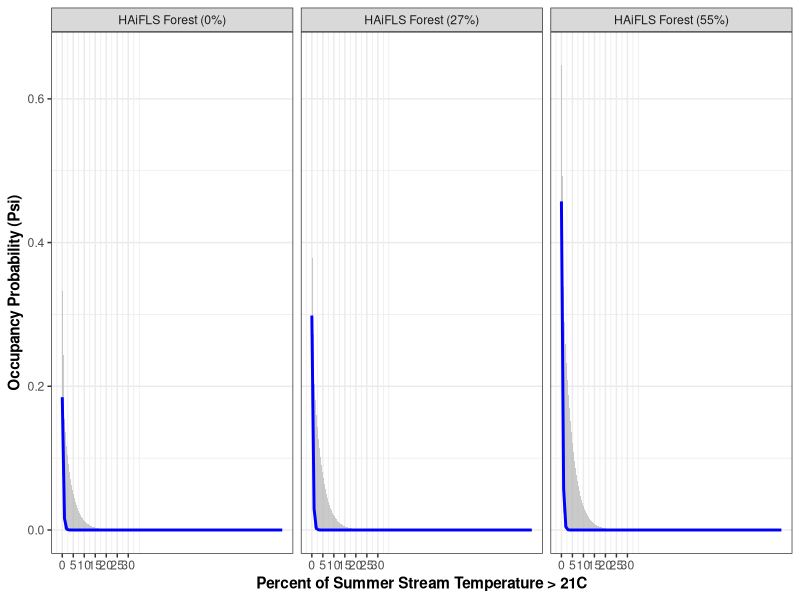
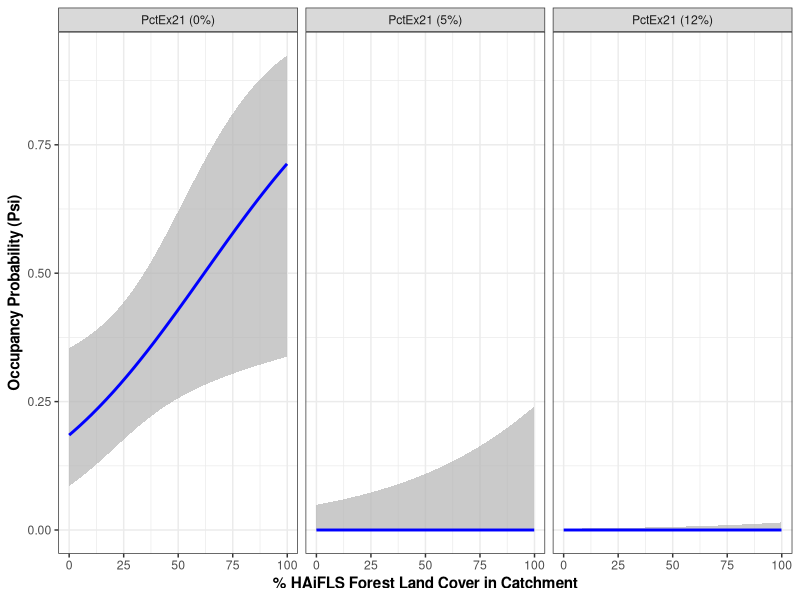
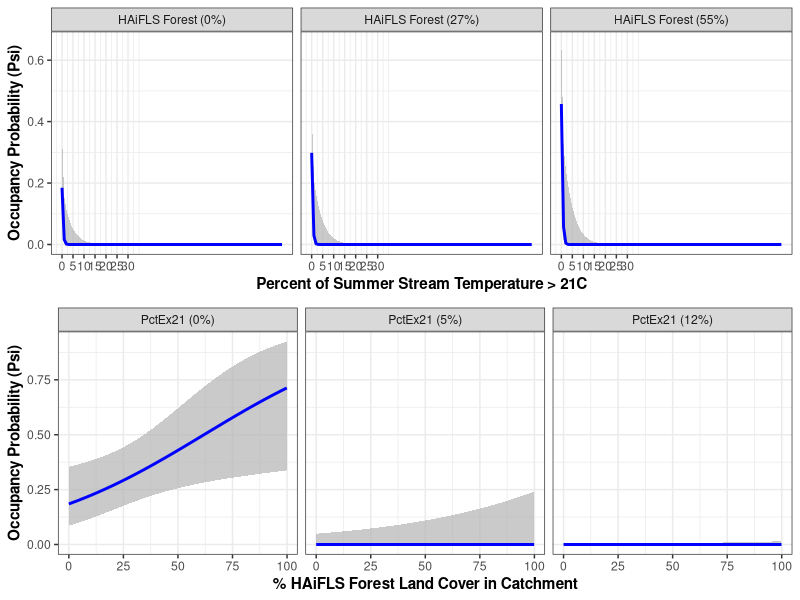
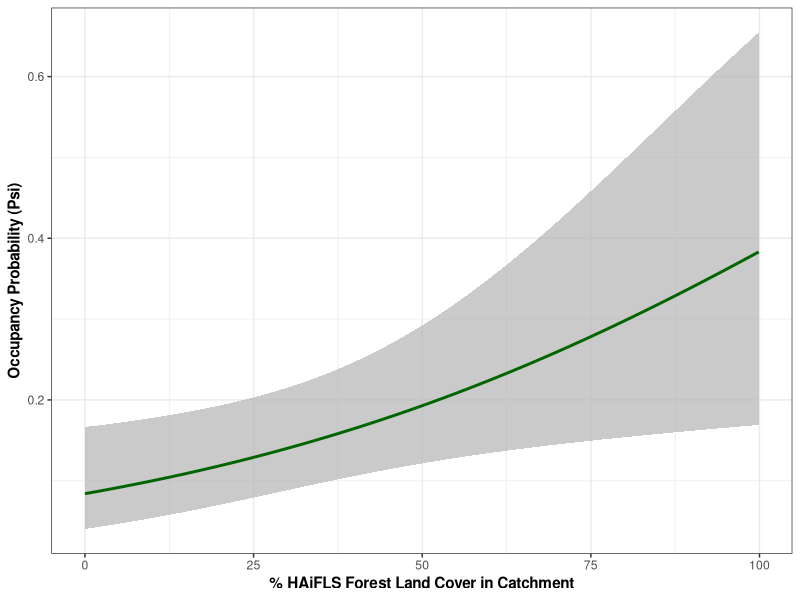

Write R code to recreate these figures, in order.
###########################################################################################
#~~~~~~~~~~~~~~~~~~~~~~~~~~~~~~~~~~~~~~~~~~~~~~~~~~~~~~~~~~~~~~~~~~~~~~~~~~~~~~~~~~~~~~~~~~
#                        Visualizing Brook Trout Occupancy Results

# We have predictions of Psi and p as functions of (pctex21 & HAiFLS_for) and (Effort_sec)
#~~~~~~~~~~~~~~~~~~~~~~~~~~~~~~~~~~~~~~~~~~~~~~~~~~~~~~~~~~~~~~~~~~~~~~~~~~~~~~~~~~~~~~~~~~
###########################################################################################


library(tidyverse)
library(cowplot)

#load data
Psi.temp <- read_csv("Data/Thesis/Tidy/Psi_predictions_pctex21.csv", col_names = T)
Psi.forest <- read_csv("Data/Thesis/Tidy/Psi_predictions_HAiFLS_for.csv", col_names = T)
p.effort <- read_csv("Data/Thesis/Tidy/P_predictions_effort.csv", col_names = T)
Psi.for_Cat <- read_csv("Data/Thesis/Tidy/BKT_Catchment_Model_Predictions.csv", col_names = T)

# Add column that translates the value of the constant covariate to a factor with three levels

Psi.temp2 <- Psi.temp %>%
  mutate(For_Status = ifelse(HAiFLS_for==0,"HAiFLS Forest (0%)",ifelse(HAiFLS_for<27,"HAiFLS Forest (27%)", ifelse(HAiFLS_for>50,"HAiFLS Forest (55%)", "NA"))))
Psi.temp2$For_Status <- factor(Psi.temp2$For_Status, c("HAiFLS Forest (0%)","HAiFLS Forest (27%)","HAiFLS Forest (55%)"))

Psi.forest2 <- Psi.forest %>%
  mutate(P21_Status = ifelse(pctex21==0,"PctEx21 (0%)",ifelse(pctex21<6,"PctEx21 (5%)", ifelse(pctex21>10,"PctEx21 (12%)", "NA"))))
Psi.forest2$P21_Status <- factor(Psi.forest2$P21_Status, c("PctEx21 (0%)","PctEx21 (5%)","PctEx21 (12%)"))


#Make ggplot for predicted occupancy probabilies as function of temperature and forested catchment
Psi1 <- ggplot(data = Psi.temp2, aes(x=pctex21))+
  geom_ribbon(aes(ymin=lcl, ymax=ucl), fill="grey70", alpha=0.7)+
  geom_line(aes(y=estimate), colour="Blue", size=1)+
  facet_grid(cols = vars(For_Status))+
  scale_x_continuous(breaks = c(0,5,10,15,20,25,30))+
  labs(x="Percent of Summer Stream Temperature > 21C",
       y="Occupancy Probability (Psi)")+
  theme_bw()+
  theme(axis.title = element_text(face = "bold"))
Psi1

Psi2 <- ggplot(data = Psi.forest2, aes(x=HAiFLS_for))+
  geom_ribbon(aes(ymin=lcl, ymax=ucl), fill="grey70", alpha=0.7)+
  geom_line(aes(y=estimate), colour="Blue", size=1)+
  facet_grid(cols = vars(P21_Status))+
  labs(x="% HAiFLS Forest Land Cover in Catchment",
       y="Occupancy Probability (Psi)")+
  theme_bw()+
  theme(axis.title = element_text(face = "bold"))
Psi2

#cowplot
plot_grid(Psi1,Psi2, labels = NULL, label_size = 12, nrow = 2)


############################
#Catchment model predictions
############################

cfor <- Psi.for_Cat %>%
  select(covdata, estimate, se, lcl, ucl) %>%
  rename(HAiFLS_for = covdata)

cp <- ggplot(data = cfor, aes(x=HAiFLS_for))+
  geom_ribbon(aes(ymin=lcl, ymax=ucl), fill="grey70", alpha=0.7)+
  geom_line(aes(y=estimate),colour="DarkGreen", size=1)+
  labs(x="% HAiFLS Forest Land Cover in Catchment",
       y="Occupancy Probability (Psi)")+
  theme_bw()+
  theme(axis.title = element_text(face = "bold"))
cp



